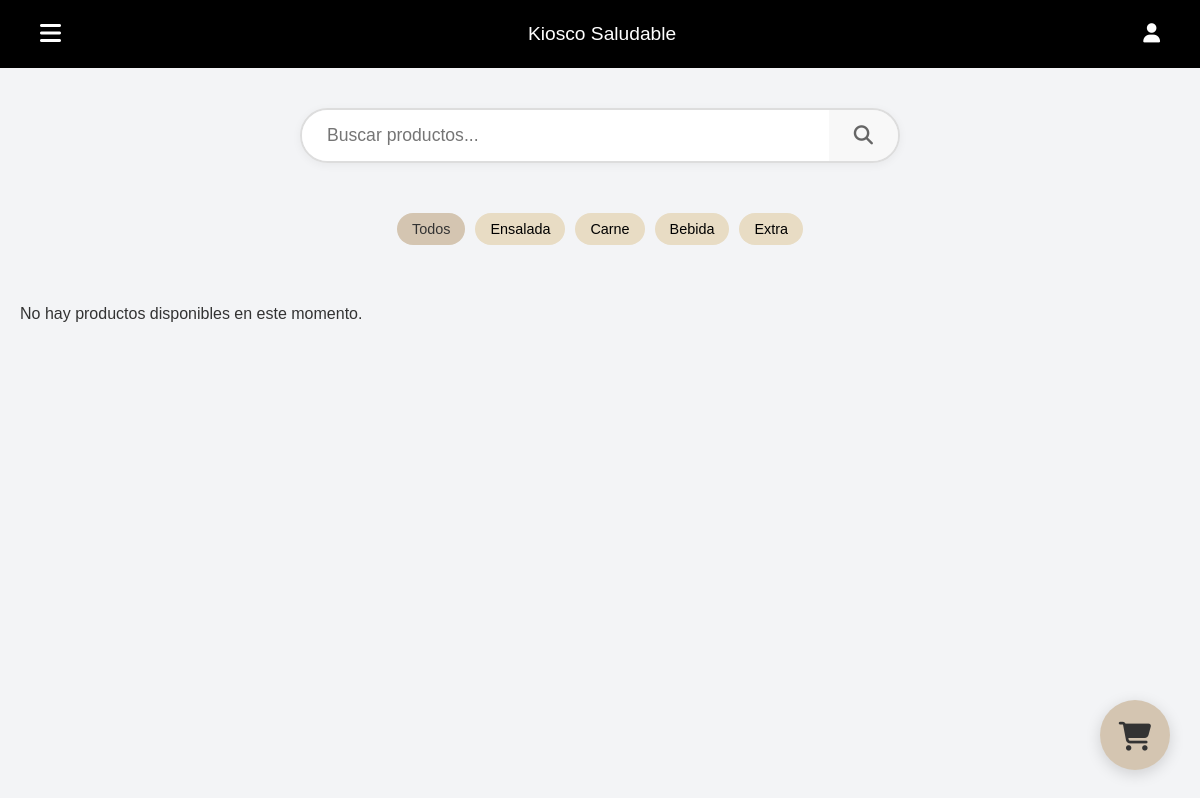
/revamp/pages/index/index.php, run on an earlier commit of the app's database.
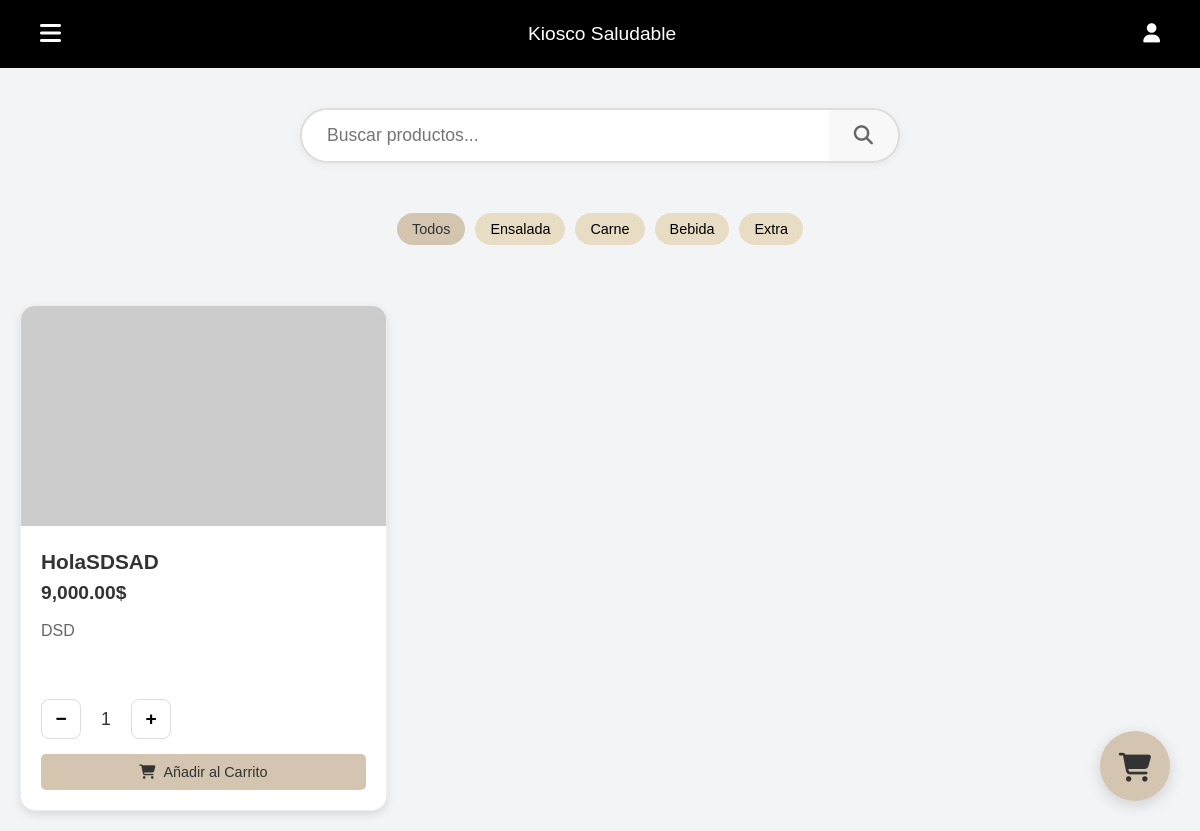
And on a later commit of the database.
### tables this page shows
CREATE TABLE `productos` (
  `id` int(11) NOT NULL,
  `nombre` varchar(80) NOT NULL,
  `descripcion` varchar(300) NOT NULL,
  `stock` int(11) NOT NULL,
  `fecha_agregado` timestamp NOT NULL DEFAULT current_timestamp() ON UPDATE current_timestamp(),
  `tipo_producto` enum('ensalada','carne','bebida','extra') NOT NULL,
  `precio` float NOT NULL,
  `url` varchar(90) NOT NULL
);

### revamp/pages/index/index.php (the view, shortened to what this page needs)
<?php
require_once 'db_connect.php';
function getProductCategories($conn) {
    $sql = "SELECT REPLACE(REPLACE(REPLACE(SUBSTRING(COLUMN_TYPE, 6, LENGTH(COLUMN_TYPE) - 6), ')' , ''), '\'', ''), ',', ', ') AS enum_values
            FROM INFORMATION_SCHEMA.COLUMNS
            WHERE TABLE_NAME = 'productos'
            AND COLUMN_NAME = 'tipo_producto'";
    $result = $conn->query($sql);
    $row = $result->fetch_assoc();
    $enum_values = $row['enum_values'];
    $categories = array_map('trim', explode(',', $enum_values));
    return $categories;
}
function getProductsByCategory($conn, $category) {
    $sql = "SELECT * FROM productos WHERE tipo_producto = ? AND stock > 0";
    $stmt = $conn->prepare($sql);
    $stmt->bind_param("s", $category);
    $stmt->execute();
    $result = $stmt->get_result();
    $products = [];
    while($row = $result->fetch_assoc()) {
        $products[] = $row;
    }
    return $products;
}
$categories = getProductCategories($conn);
$category_products = [];
foreach ($categories as $category) {
    $category_products[$category] = getProductsByCategory($conn, $category);
}
?>
<!DOCTYPE html>
<html lang="es">
<head>
    <link rel="stylesheet" href="style.css">
    <link rel="stylesheet" href="https://cdnjs.cloudflare.com/ajax/libs/font-awesome/6.4.0/css/all.min.css">
</head>
<body>
    <header>
        <div class="menu-icon">
            <i class="fas fa-bars"></i>
        </div>
        <h1>Kiosco Saludable</h1>
        <div class="icons">
            <i class="fas fa-user"></i>
        </div>
    </header>
    <div class="floating-cart">
        <i class="fas fa-shopping-cart"></i>
    </div>
    <div class="search-container">
        <input type="text" placeholder="Buscar productos..." class="search-input">
        <button class="search-button"><i class="fas fa-search"></i></button>
    </div>
    <div class="categories">
        <div class="category-buttons">
            <button class="category-btn active" data-category="all">Todos</button>
            <?php foreach ($categories as $category): ?>
                <button class="category-btn" data-category="<?php echo $category; ?>"><?php echo ucfirst($category); ?></button>
            <?php endforeach; ?>
        </div>
    </div>
    <div class="products-grid">
        <?php
        $has_products = false;
        foreach ($category_products as $products) {
            if (!empty($products)) {
                $has_products = true;
                foreach ($products as $product) { ?>
                    <div class="product-card" data-id="<?php echo $product['id']; ?>">
                        <img src="https://placehold.co/600x400" alt="<?php echo htmlspecialchars($product['nombre']); ?>">
                        <div class="product-info">
                            <h3><?php echo htmlspecialchars($product['nombre']); ?></h3>
                            <p class="price"><?php echo number_format($product['precio'], 2, '.', ','); ?>$</p>
                            <p class="description"><?php echo htmlspecialchars($product['descripcion']); ?></p>
                            <div class="quantity-control">
                                <button class="quantity-btn minus">−</button>
                                <span class="quantity">1</span>
                                <button class="quantity-btn plus">+</button>
                            </div>
                            <button class="add-to-cart"
                                    data-id="<?php echo $product['id']; ?>"
                                    data-name="<?php echo htmlspecialchars($product['nombre']); ?>"
                                    data-category="<?php echo htmlspecialchars($product['tipo_producto']); ?>"
                                    data-price="<?php echo $product['precio']; ?>">
                                <i class="fas fa-shopping-cart"></i> Añadir al Carrito
                            </button>
                        </div>
                    </div>
                <?php
                }
            }
        }
        if (!$has_products) { ?>
            <p>No hay productos disponibles en este momento.</p>
        <?php } ?>
    </div>
</body>
</html>

What changed in the data, as far as the page shows it:
added productos: nombre "HolaSDSAD", precio "9,000.00", descripcion "DSD"
Also different on the page:
text no longer shown: "No hay productos disponibles en este momento."
